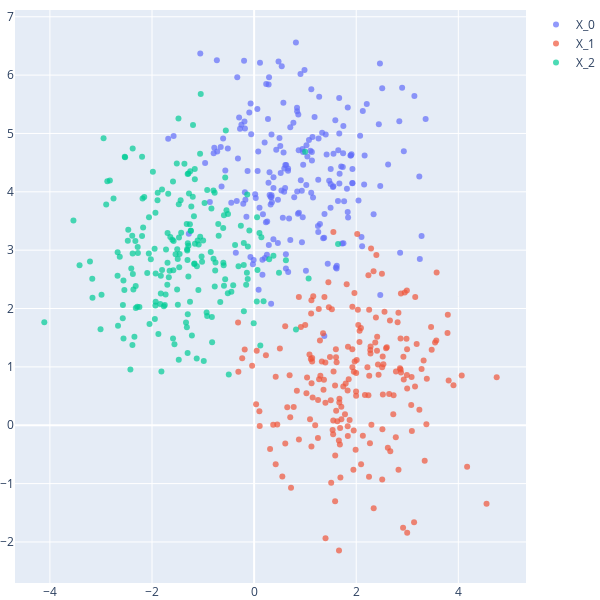

Notebook code for this chart:
### Code cell
frontera.plot_muestra_2D(0,1)

### Figure 1 — Plotly figure (JSON) as saved in the notebook; plotly's stock layout.template omitted (floating-point values rounded to 4 significant figures; data arrays with more than 128 entries replaced by an {"elided": "..."} marker saying what was removed)
{"data": [{"marker": {"colorscale": [[0, "rgb(0,0,255)"], [0.1, "rgb(51,153,255)"], [0.2, "rgb(102,204,255)"], [0.3, "rgb(153,204,255)"], [0.4, "rgb(204,204,255)"], [0.5, "rgb(255,255,255)"], [0.6, "rgb(255,204,255)"], [0.7, "rgb(255,153,255)"], [0.8, "rgb(255,102,204)"], [0.9, "rgb(255,102,102)"], [1, "rgb(255,0,0)"]], "opacity": 0.7, "size": 6}, "mode": "markers", "name": "X_0", "type": "scatter", "x": {"elided": "200 float values"}, "y": {"elided": "200 float values"}}, {"marker": {"colorscale": [[0, "rgb(0,0,255)"], [0.1, "rgb(51,153,255)"], [0.2, "rgb(102,204,255)"], [0.3, "rgb(153,204,255)"], [0.4, "rgb(204,204,255)"], [0.5, "rgb(255,255,255)"], [0.6, "rgb(255,204,255)"], [0.7, "rgb(255,153,255)"], [0.8, "rgb(255,102,204)"], [0.9, "rgb(255,102,102)"], [1, "rgb(255,0,0)"]], "opacity": 0.7, "size": 6}, "mode": "markers", "name": "X_1", "type": "scatter", "x": {"elided": "200 float values"}, "y": {"elided": "200 float values"}}, {"marker": {"colorscale": [[0, "rgb(0,0,255)"], [0.1, "rgb(51,153,255)"], [0.2, "rgb(102,204,255)"], [0.3, "rgb(153,204,255)"], [0.4, "rgb(204,204,255)"], [0.5, "rgb(255,255,255)"], [0.6, "rgb(255,204,255)"], [0.7, "rgb(255,153,255)"], [0.8, "rgb(255,102,204)"], [0.9, "rgb(255,102,102)"], [1, "rgb(255,0,0)"]], "opacity": 0.7, "size": 6}, "mode": "markers", "name": "X_2", "type": "scatter", "x": {"elided": "200 float values"}, "y": {"elided": "200 float values"}}], "layout": {"autosize": false, "height": 600, "margin": {"b": 0, "l": 0, "r": 0, "t": 10}, "width": 600, "xaxis": {"autorange": true, "range": [-4.684, 5.326], "type": "linear"}, "yaxis": {"autorange": true, "range": [-2.704, 7.116], "type": "linear"}}}
